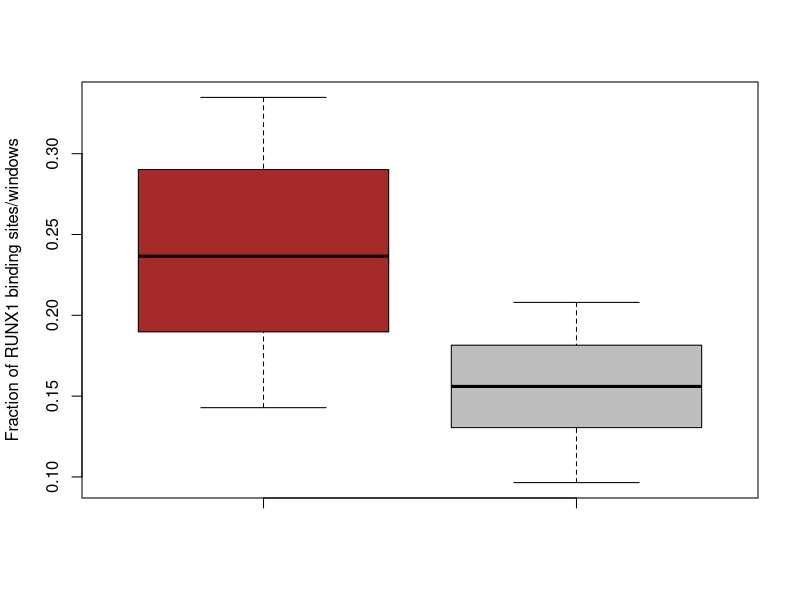

Reproduce this figure in R.
###############################################################################
#Author: Supat Thongjuea, MRC Molecular Haematology Unit, Weatherall Institute of Molecular Medicine, University of Oxford, UK 
#Contact email : supat.thongjuea@ndcls.ox.ac.uk or supat.thongjuea@gmail.com
#Maintainer: Supat Thongjuea and Alice Giustacchini
#Title: Single-cell Transcriptomics Uncovers Distinct and Clinically Predictive Molecular Signatures of Stem Cells in Chronic Myeloid Leukemia
#Journal : Nature Medicine
#Year : 2017
###############################################################################
#This R script is used to generate Fig6f-2.
###############################################################################
bg<-read.table("Bg.fraction.random2000.txt",header=T)
sig<-read.table("Siggenes.fraction.txt",header=T)

my.pvalue<-wilcox.test(sig$siggenes.fraction,bg$bg.fraction)$p.value
################save data matrix to a file#####################################
write.table(my.pvalue,file="Fig6f-2.wilcoxon.pvalue.txt",
		append=FALSE, sep="\t", quote=FALSE,row.names=FALSE, col.names=FALSE)
###############################################################################
pdf(file="Fig6f.2.pdf", width=4, height=5, onefile=T, bg="transparent",family = "Helvetica",fonts = NULL)

boxplot(sig$siggenes.fraction,bg$bg.fraction,col=c("brown","gray"),ylab="Fraction of RUNX1 binding sites/windows")

dev.off()